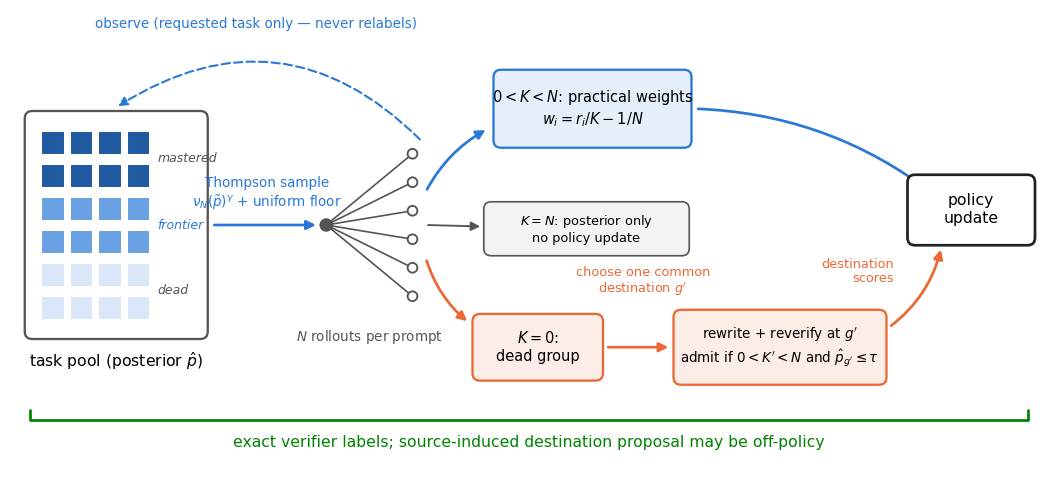

The script that saved this image:
#!/usr/bin/env python
"""Figure 4 — one FrontierMax step (method diagram, Sections 4-6).

Left to right: task pool (posterior p-hat) --Thompson sample--> N rollouts
per prompt --> branch: 0<K<N (blue, practical MaxRL weights) / K=0
(orange, common-destination rewrite and reverification), both into the
policy update. Posterior evidence comes only from the requested task.
"""
import os

import matplotlib

matplotlib.use("Agg")
import matplotlib.pyplot as plt
from matplotlib.patches import Circle, FancyArrowPatch, FancyBboxPatch, Rectangle

HERE = os.path.dirname(os.path.abspath(__file__))

BLUE = "#2a78d6"    # teacher / allocation / live branch
ORANGE = "#eb6834"  # recycling / creation / dead branch
GREEN = "#008300"   # verification / implementation contract
GRAY = "#555555"    # neutral

plt.rcParams.update({
    "font.size": 8,
    "pdf.fonttype": 42,
    "ps.fonttype": 42,
})


def tint(hex_color, f):
    r, g, b = (int(hex_color[i:i + 2], 16) / 255 for i in (1, 3, 5))
    return tuple(c + (1 - c) * f for c in (r, g, b))


def shade(hex_color, f):
    r, g, b = (int(hex_color[i:i + 2], 16) / 255 for i in (1, 3, 5))
    return tuple(c * (1 - f) for c in (r, g, b))


fig = plt.figure(figsize=(7.0, 3.2))
ax = fig.add_axes([0, 0, 1, 1])
ax.set_xlim(0, 14)
ax.set_ylim(0, 6.4)
ax.axis("off")


def box(cx, cy, w, h, text, color, fs=7.0, fill_tint=0.88, lw=1.1):
    ax.add_patch(FancyBboxPatch(
        (cx - w / 2, cy - h / 2), w, h,
        boxstyle="round,pad=0.02,rounding_size=0.10",
        facecolor=tint(color, fill_tint) if fill_tint is not None else "white",
        edgecolor=color, lw=lw, zorder=3))
    ax.text(cx, cy, text, fontsize=fs, ha="center", va="center",
            color="black", linespacing=1.25, zorder=4)


def arrow(p0, p1, color, rad=0.0, lw=1.1, ls="-", zorder=2):
    ax.add_patch(FancyArrowPatch(
        p0, p1, arrowstyle="-|>", mutation_scale=9, lw=lw, ls=ls,
        color=color, shrinkA=1, shrinkB=1, zorder=zorder,
        connectionstyle=f"arc3,rad={rad}"))


# ============================================================ task pool
PL, PR, PB, PT = 0.35, 2.75, 1.9, 4.9
ax.add_patch(FancyBboxPatch((PL, PB), PR - PL, PT - PB,
                            boxstyle="round,pad=0.02,rounding_size=0.10",
                            facecolor="white", edgecolor=GRAY, lw=1.1,
                            zorder=2))
ax.text((PL + PR) / 2, PB - 0.32, r"task pool (posterior $\hat{p}$)",
        fontsize=7.5, ha="center", va="center", color="black")

# 6 rows x 4 cols of squares: dark = mastered, mid = frontier, light = dead
row_colors = [shade(BLUE, 0.25)] * 2 + [tint(BLUE, 0.30)] * 2 + \
             [tint(BLUE, 0.82)] * 2
s, pitch = 0.30, 0.44
row_bottoms = [4.35 - i * pitch for i in range(6)]
for rb, rc in zip(row_bottoms, row_colors):
    for c in range(4):
        ax.add_patch(Rectangle((0.55 + c * 0.38, rb), s, s,
                               facecolor=rc, edgecolor="white", lw=0.5,
                               zorder=3))
for label, rows, col in (("mastered", (0, 1), GRAY),
                         ("frontier", (2, 3), BLUE),
                         ("dead", (4, 5), GRAY)):
    yc = (row_bottoms[rows[0]] + row_bottoms[rows[1]] + s) / 2
    ax.text(2.10, yc, label, fontsize=6, color=col, ha="left",
            va="center", style="italic", zorder=4)

# ==================================================== Thompson sampling
Y_MID = 3.40
arrow((PR + 0.08, Y_MID), (4.24, Y_MID), BLUE, lw=1.3)
ax.text(3.56, 3.58,
        "Thompson sample\n$\\nu_N(\\tilde{p})^\\gamma$ + uniform floor",
        fontsize=6.5, color=BLUE, ha="center", va="bottom",
        linespacing=1.2)

# ======================================================= rollout fan-out
FX0, FX1 = 4.35, 5.50
fan_ys = [2.45 + i * 0.38 for i in range(6)]
ax.add_patch(Circle((FX0, Y_MID), 0.09, facecolor=GRAY, edgecolor="none",
                    zorder=4))
for fy in fan_ys:
    ax.plot([FX0, FX1], [Y_MID, fy], color=GRAY, lw=0.8, zorder=2,
            solid_capstyle="round")
    ax.add_patch(Circle((FX1, fy), 0.065, facecolor="white",
                        edgecolor=GRAY, lw=0.9, zorder=4))
ax.text(4.92, 2.02, "$N$ rollouts per prompt", fontsize=6.5, color=GRAY,
        ha="center", va="top")

# ================================================== branch 1: live contrast
box(7.90, 4.95, 2.60, 1.00,
    "$0 < K < N$: practical weights\n$w_i = r_i/K - 1/N$", BLUE)
arrow((5.68, 3.85), (6.50, 4.68), BLUE, rad=-0.15, lw=1.3)
arrow((9.28, 4.95), (12.30, 3.92), BLUE, rad=-0.15, lw=1.3)

# All-pass groups update the requested-task posterior but have no practical
# policy update because their centered coefficients are constant zero.
box(7.82, 3.35, 2.70, 0.68, "$K=N$: posterior only\nno policy update",
    GRAY, fs=6.2, fill_tint=0.93, lw=0.8)
arrow((5.68, 3.40), (6.43, 3.38), GRAY, lw=0.9)

# ================================================== branch 2: K = 0
box(7.17, 1.77, 1.70, 0.85, "$K = 0$:\ndead group", ORANGE)
arrow((5.68, 2.95), (6.25, 2.10), ORANGE, rad=0.15, lw=1.3)

box(10.40, 1.77, 2.80, 0.96,
    "rewrite + reverify at $g'$\nadmit if $0<K'<N$ and $\\hat p_{g'}\\leq\\tau$",
    ORANGE, fs=6.5)
arrow((8.08, 1.77), (8.94, 1.77), ORANGE, lw=1.3)
ax.text(8.57, 2.42, "choose one common\ndestination $g'$",
        fontsize=6.2, color=ORANGE, ha="center", va="bottom",
        linespacing=1.2)

arrow((11.86, 2.04), (12.55, 3.10), ORANGE, rad=0.18, lw=1.3)
ax.text(11.92, 2.78, "destination\nscores", fontsize=6.2, color=ORANGE,
        ha="right", va="center", linespacing=1.15)

# ==================================================== policy update
box(12.95, 3.60, 1.66, 0.90, "policy\nupdate", "#222222", fs=7.5,
    fill_tint=None, lw=1.3)

# ============================================ posterior observe loop
arrow((5.62, 4.52), (1.55, 4.97), BLUE, rad=0.40, lw=1.0, ls=(0, (4, 2)))
ax.text(3.42, 6.08, "observe (requested task only — never relabels)",
        fontsize=6.5, color=BLUE, ha="center", va="center")

# ======================================= verification / proposal caveat
BX0, BX1, BY = 0.40, 13.70, 0.80
ax.plot([BX0, BX0, BX1, BX1], [BY + 0.14, BY, BY, BY + 0.14],
        color=GREEN, lw=1.3, solid_capstyle="round", zorder=2)
ax.text((BX0 + BX1) / 2, BY - 0.20,
        "exact verifier labels; source-induced destination proposal may be off-policy",
        fontsize=7.5, color=GREEN, ha="center", va="top")

fig.savefig(os.path.join(HERE, "fig4_algorithm.pdf"))
fig.savefig(os.path.join(HERE, "fig4_algorithm.png"), dpi=150)
print("wrote fig4_algorithm.pdf / .png")
